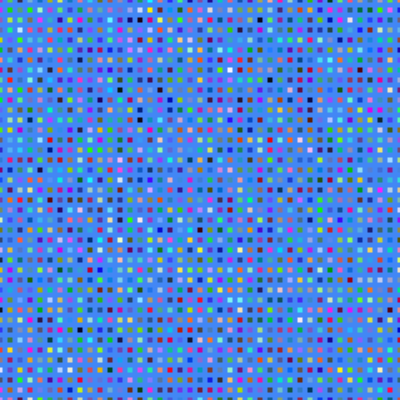
Frame 1 (no input)
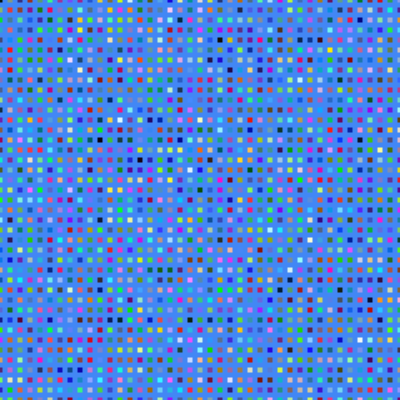
Frame 60 (no input)
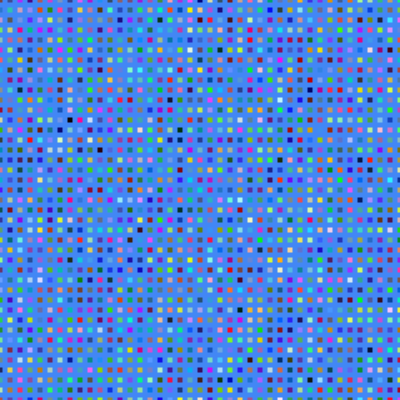
Frame 120 (the mouse pressed at the canvas centre since frame 60)

The p5.js sketch that drew these frames (run headless with seeded random() and noise() and a simulated clock; from frame 60 on, the mouse is pressed at the canvas centre):

// p5.js sketch
// ── sketch.js
let state = 0;

function setup() {
  createCanvas(400, 400);
  textAlign(CENTER);
  ellipseMode(CENTER);
  rectMode(CENTER);
}

function draw() {
  background(220);

  switch (state) {
    case 0:
      background(66, 135, 245);

      for (let j = 0; j <= height; j += 10) {
        for (let i = 0; i <= width; i += 10) {
          fill(random(0, 255), random(0, 255), random(0, 255));
          noStroke();
          rect(i, j, 5, 5);
        }
      }
      // textSize(24) ;
      // fill(245, 182, 66) ;
      // text("state 0", 200, 200) ;
      break;
    case 1:
      background(75, 214, 15);

      for (let j = 0; j <= height; j += 25) {
        for (let i = 0; i <= width; i += 25) {
          fill(random(0, 255), random(0, 255), random(0, 255));
          noStroke();
          ellipse(i, j, 20, 20);
        }
      }

      break;
    case 2:
      background(55, 38, 74);

      for (let j = 0; j <= height; j += 50) {
        for (let i = 0; i <= width; i += 50) {
          fill(random(0, 255), random(0, 255), random(0, 255));
          noStroke();
          rect(i, j, 40, 40);
        }
      }

      break;
    case 3:
      background(255, 154, 82);

      for (let j = 0; j <= height; j += 10) {
        for (let i = 0; i <= width; i += 10) {
          fill(random(0, 255), random(0, 255), random(0, 255));
          noStroke();
          ellipse(i, j, 5, 5);
        }
      }

      break;
    case 4:
      background(232, 26, 201);

      for (let j = 0; j <= height; j += 100) {
        for (let i = 0; i <= width; i += 100) {
          fill(random(0, 255), random(0, 255), random(0, 255));
          noStroke();
          rect(i, j, 90, 90);
        }
      }

      break;
    case 5:
      background(26, 232, 205);

      for (let j = 0; j <= height; j += 4) {
        for (let i = 0; i <= width; i += 4) {
          fill(random(0, 255), random(0, 255), random(50, 200));
          noStroke();
          rect(i, j, 2, 2);
        }
      }

      break;
    case 6:
      background(0);

      for (let j = 0; j <= height; j += 100) {
        for (let i = 0; i <= width; i += 100) {
          fill(random(0, 255), random(0, 255), random(0, 255));
          noStroke();
          ellipse(i, j, 20, 20);
        }
      }

      break;
    case 7:
      background(0);

      for (let j = 0; j <= height; j += 50) {
        for (let i = 0; i <= width; i += 50) {
          fill(random(0, 255), random(0, 255), random(0, 255));
          noStroke();
          ellipse(i, j, 30, 30);
        }
      }

      for (let j = 0; j <= height; j += 52) {
        for (let i = 0; i <= width; i += 52) {
          fill(random(0, 255), random(0, 255), random(0, 255));
          noStroke();
          ellipse(i, j, 30, 30);
        }
      }
      break;
  }

}

function mouseReleased() {
  state = state + 1;
  if (state > 7) {
    state = 0;
  }
}
